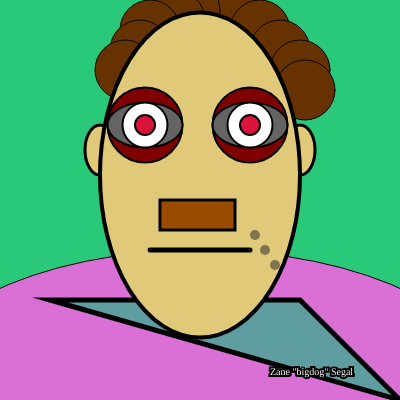
Frame 1 (no input)
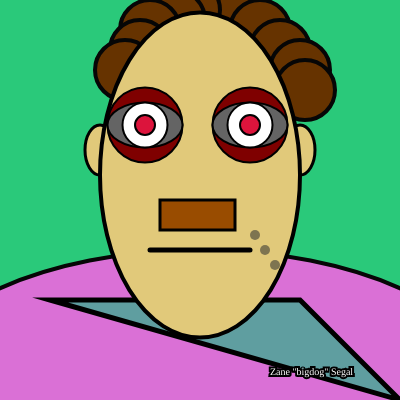
Frame 60 (no input)
Frame 120 (the mouse pressed at the canvas centre since frame 60): identical to frame 60, image omitted

The p5.js sketch that drew these frames (run headless with seeded random() and noise() and a simulated clock; from frame 60 on, the mouse is pressed at the canvas centre):

// p5.js sketch
// ── sketch.js
function setup() {
  createCanvas(400,400);
}

function draw() {
  background(42, 201, 122);
  
  stroke(6)
  fill(102,51,0)
  circle(200,10,60)
  circle(240,20,60)
  circle(260,30,60)
  circle(280,50,60)
  circle(300,70,60)
  circle(305,90,60)
  circle(190,10,60)
  circle(175,20,60)
  circle(150,30,60)
  circle(140,50,60)
  circle(125,70,60)
  circle(1110,90,60)
  
  
  fill(218,112,214)
  ellipse(200,400,600,300)
  fill(95,158,160)
  stroke(0)
  strokeWeight(5)
  triangle(50,300,400,400,300,300)

  fill (225, 201, 122)
  strokeWeight(3)
  ellipse(100,150,30,50)
  ellipse(300,150,30,50)
  strokeWeight(4)
  ellipse(200,175,200,325)
  
  
  strokeWeight(2)
  stroke(0)
  fill(127,0,0)
  circle(145,125,75)
  fill(100,100,100)
  ellipse(145,125,75,45)
  fill(255,255,255)
  circle(145,125,45)
  fill(220,20,60)
  circle(145,125,20)
  
  strokeWeight(2)
  stroke (0)
  fill(127,0,0)
  circle(250,125,75)
  fill(100,100,100)
  ellipse(250,125,75,45)
  fill(255,255,255)
  circle(250,125,45)
  fill(220,20,60)
  circle(250,125,20)
  
  
  strokeWeight(10)
  stroke(45,140)
  point(265,250)
  point(255,235)
  point(275,265)
  
  stroke(0)
  strokeWeight(5)
  line(150,250,250,250)
  strokeWeight(3)
  fill(153,76,0)
  rect(160,200,75,30)
  
  fill(255,255,255)
  strokeWeight(4)
  textFont('Courier New italic',10)
  text('Zane "bigdog" Segal', 270,375)
  
  
}
